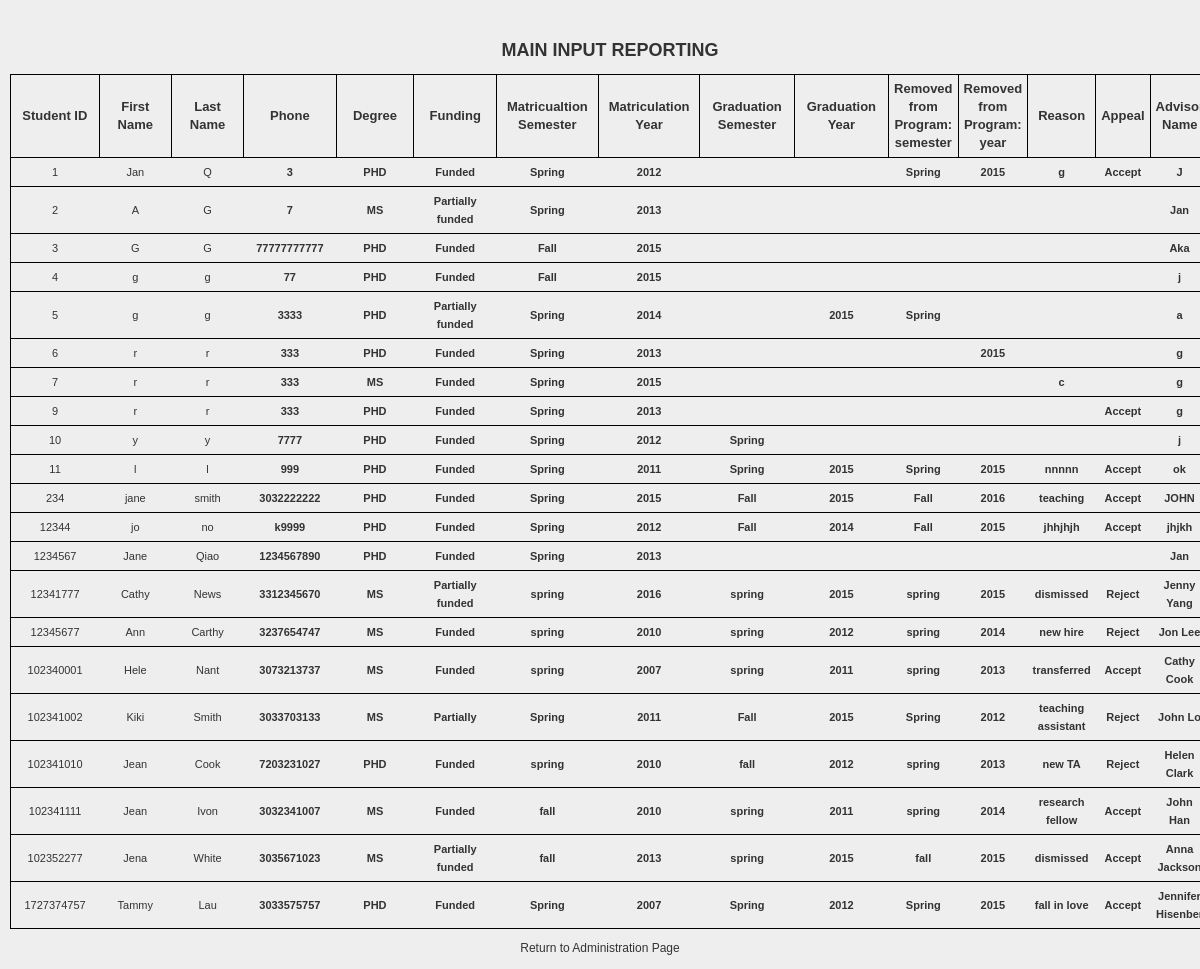
The page /main_input_reporting.php on the database its author committed.
### tables this page shows
CREATE TABLE IF NOT EXISTS `students` (
  `id` int(10) unsigned NOT NULL,
  `fname` varchar(30) NOT NULL,
  `lname` varchar(30) DEFAULT NULL,
  `phone` char(27) NOT NULL,
  `degree` char(3) NOT NULL,
  `funding` char(30) NOT NULL,
  `matriculation_semester` char(7) NOT NULL,
  `matriculation_year` char(5) NOT NULL,
  `graduation_semester` char(7) DEFAULT NULL,
  `graduation_year` char(5) DEFAULT NULL,
  `removed_semester` char(7) DEFAULT NULL,
  `removed_year` char(5) DEFAULT NULL,
  `reason` text,
  `appeal` char(10) DEFAULT NULL,
  `advisor` varchar(43) NOT NULL,
  PRIMARY KEY (`id`),
  KEY `student_id` (`id`)
);

### main_input_reporting.php (the view, shortened to what this page needs)
<!DOCTYPE html PUBLIC "-//W3//DTD XHTML 1.0 Strict//EN"
	"http://www.w3.org/TR/xhtml1/DTD/xhtml1-strict.dtd">
<html xmlns="http:www.w3.org/1999/xhmtl" xml:lang="en" lang="en">
<head>
	<link rel="stylesheet" type="text/css" href="pages.css">
</head>
<body class="body">
<div id="report_page">
<?php
require_once '../config.php';
$db_server = mysqli_connect($db_host, $db_user, $db_password);
mysqli_select_db($db_server, $db_database) or die("Unable to select database: " . mysqli_error($db_server));
?>
<div id="">
<?php
	$query = "SELECT * FROM students";
	$result = mysqli_query($db_server, $query);
?>
<table id="main_report" border="1" cellspacing = "1" cellpadding="0">
	<caption><b><h2>MAIN INPUT REPORTING</h2></b></caption><br><br>
	<tr id="">
		<th id="mreport">Student ID
		<th id="mreport">First Name
		<th id="mreport">Last Name
		<th id="mreport">Phone
		<th id="mreport">Degree
		<th id="mreport">Funding
		<th id="mreport">Matricualtion Semester
		<th id="mreport">Matriculation Year
		<th id="mreport">Graduation Semester
		<th id="mreport">Graduation Year
		<th id="mreport">Removed from Program: semester
		<th id="mreport">Removed from Program: year
		<th id="mreport">Reason
		<th id="mreport">Appeal
		<th id="mreport">Advisor Name
		</th>
	</tr>
<?php
		while ($row = mysqli_fetch_array($result)) {
?>
	<tr id="search_report">
		<td id="id"><?php  echo $row["id"]; ?></td>
		<td><?php  echo $row["fname"]; ?></td>
		<td><?php echo $row["lname"]; ?>
		<td><?php echo "<b>".$row["phone"]."</b>"; ?>
		<td><?php echo "<b>".$row["degree"]."</b>"; ?>
		<td><?php echo "<b>".$row["funding"]."</b>"; ?>
		<td><?php echo "<b>".$row["matriculation_semester"]."</b>"; ?>
		<td><?php echo "<b>".$row["matriculation_year"]."</b>"; ?>
		<td><?php echo "<b>".$row["graduation_semester"]."</b>"; ?>
		<td><?php echo "<b>".$row["graduation_year"]."</b>"; ?>
		<td><?php echo "<b>".$row["removed_semester"]."</b>"; ?>
		<td><?php echo "<b>".$row["removed_year"]."</b>"; ?>
		<td><?php echo "<b>".$row["reason"]."</b>"; ?>
		<td><?php echo "<b>".$row["appeal"]."</b>"; ?>
		<td><?php echo "<b>".$row["advisor"]."</b>"; ?>
	</tr>
<?php
	}
	echo '</table>';
?>
</div>
	<p><a href="admin.php">Return to Administration Page</a></p>
</div>

### pages.css (style rules this page uses)
body { font-family: "trebuchet ms", verdana, sans-serif; font-size: 12px; line-height: 1.5em; color: #333; background: #ffffff; margin: 0; padding: 0; text-align: center; width: 100%; }
p { margin-top: 10px; }
a:link { text-decoration: none; color: #333; }
table, th, td { border: 0px solid black; border-collapse: collapse; }
th, td.first { padding: 5px; width: 70%; text-align: right; font-weight: bold; }
th, td.second { padding: 5px; width: 10%; text-align: left; }
th, td.third { padding: 5px; width: 10%; text-align: left; clear: both; }
th, td.ta_first { padding: 5px; width: 10%; text-align: right; }
th, td#title_first { padding: 5px; width: 15%; text-align: right; font-weight: bold; }
.body { font-family: "trebuchet ms", sans-serif, arial, helvetica; font-size: 12px; line-height: 1.5em; color: #333; background-color: #eeeeee; margin: 0; padding: 0; text-align: center; width: 100%; }
th, td.first { padding: 5px; width: 10%; text-align: right; }
#search_report { margin-top: -10px; margin-left: 17px; margin-right: -20px; width: 100%; border: 1px solid black; }
#main_report { margin-top: -10px; margin-left: 10px; margin-right: 0px; width: 100%; border: 1px solid black; }
#mreport { width: 5%; border: 1px solid black; }
th { text-align: center; font-size: 13px; font-weight: bold; }
td { padding: 5px; width: 10%; text-align: center; font-size: 11px; }

### rows shown on the page
students: id "1", fname "Jan", lname "Q", phone "3", degree "PHD", funding "Funded", matriculation_semester "Spring", matriculation_year "2012", removed_semester "Spring", removed_year "2015", reason "g", appeal "Accept", advisor "J"
students: id "2", fname "A", lname "G", phone "7", degree "MS", funding "Partially funded", matriculation_semester "Spring", matriculation_year "2013", advisor "Jan"
students: id "3", fname "G", lname "G", phone "77777777777", degree "PHD", funding "Funded", matriculation_semester "Fall", matriculation_year "2015", advisor "Aka"
students: id "4", fname "g", lname "g", phone "77", degree "PHD", funding "Funded", matriculation_semester "Fall", matriculation_year "2015", advisor "j"
students: id "5", fname "g", lname "g", phone "3333", degree "PHD", funding "Partially funded", matriculation_semester "Spring", matriculation_year "2014", graduation_year "2015", removed_semester "Spring", advisor "a"
students: id "6", fname "r", lname "r", phone "333", degree "PHD", funding "Funded", matriculation_semester "Spring", matriculation_year "2013", removed_year "2015", advisor "g"
students: id "7", fname "r", lname "r", phone "333", degree "MS", funding "Funded", matriculation_semester "Spring", matriculation_year "2015", reason "c", advisor "g"
students: id "9", fname "r", lname "r", phone "333", degree "PHD", funding "Funded", matriculation_semester "Spring", matriculation_year "2013", appeal "Accept", advisor "g"
students: id "10", fname "y", lname "y", phone "7777", degree "PHD", funding "Funded", matriculation_semester "Spring", matriculation_year "2012", graduation_semester "Spring", advisor "j"
students: id "11", fname "l", lname "l", phone "999", degree "PHD", funding "Funded", matriculation_semester "Spring", matriculation_year "2011", graduation_semester "Spring", graduation_year "2015", removed_semester "Spring", removed_year "2015", reason "nnnnn", appeal "Accept", advisor "ok"
students: id "234", fname "jane", lname "smith", phone "3032222222", degree "PHD", funding "Funded", matriculation_semester "Spring", matriculation_year "2015", graduation_semester "Fall", graduation_year "2015", removed_semester "Fall", removed_year "2016", reason "teaching", appeal "Accept", advisor "JOHN"
students: id "12344", fname "jo", lname "no", phone "k9999", degree "PHD", funding "Funded", matriculation_semester "Spring", matriculation_year "2012", graduation_semester "Fall", graduation_year "2014", removed_semester "Fall", removed_year "2015", reason "jhhjhjh", appeal "Accept", advisor "jhjkh"
students: id "1234567", fname "Jane", lname "Qiao", phone "1234567890", degree "PHD", funding "Funded", matriculation_semester "Spring", matriculation_year "2013", advisor "Jan"
students: id "12341777", fname "Cathy", lname "News", phone "3312345670", degree "MS", funding "Partially funded", matriculation_semester "spring", matriculation_year "2016", graduation_semester "spring", graduation_year "2015", removed_semester "spring", removed_year "2015", reason "dismissed", appeal "Reject", advisor "Jenny Yang"
students: id "12345677", fname "Ann", lname "Carthy", phone "3237654747", degree "MS", funding "Funded", matriculation_semester "spring", matriculation_year "2010", graduation_semester "spring", graduation_year "2012", removed_semester "spring", removed_year "2014", reason "new hire", appeal "Reject", advisor "Jon Lee"
students: id "102340001", fname "Hele", lname "Nant", phone "3073213737", degree "MS", funding "Funded", matriculation_semester "spring", matriculation_year "2007", graduation_semester "spring", graduation_year "2011", removed_semester "spring", removed_year "2013", reason "transferred", appeal "Accept", advisor "Cathy Cook"
students: id "102341002", fname "Kiki", lname "Smith", phone "3033703133", degree "MS", funding "Partially", matriculation_semester "Spring", matriculation_year "2011", graduation_semester "Fall", graduation_year "2015", removed_semester "Spring", removed_year "2012", reason "teaching assistant", appeal "Reject", advisor "John Lo"
students: id "102341010", fname "Jean", lname "Cook", phone "7203231027", degree "PHD", funding "Funded", matriculation_semester "spring", matriculation_year "2010", graduation_semester "fall", graduation_year "2012", removed_semester "spring", removed_year "2013", reason "new TA", appeal "Reject", advisor "Helen Clark"
students: id "102341111", fname "Jean", lname "Ivon", phone "3032341007", degree "MS", funding "Funded", matriculation_semester "fall", matriculation_year "2010", graduation_semester "spring", graduation_year "2011", removed_semester "spring", removed_year "2014", reason "research fellow", appeal "Accept", advisor "John Han"
students: id "102352277", fname "Jena", lname "White", phone "3035671023", degree "MS", funding "Partially funded", matriculation_semester "fall", matriculation_year "2013", graduation_semester "spring", graduation_year "2015", removed_semester "fall", removed_year "2015", reason "dismissed", appeal "Accept", advisor "Anna…"
students: id "1727374757", fname "Tammy", lname "Lau", phone "3033575757", degree "PHD", funding "Funded", matriculation_semester "Spring", matriculation_year "2007", graduation_semester "Spring", graduation_year "2012", removed_semester "Spring", removed_year "2015", reason "fall in love", appeal "Accept", advisor "Jennifer…"
